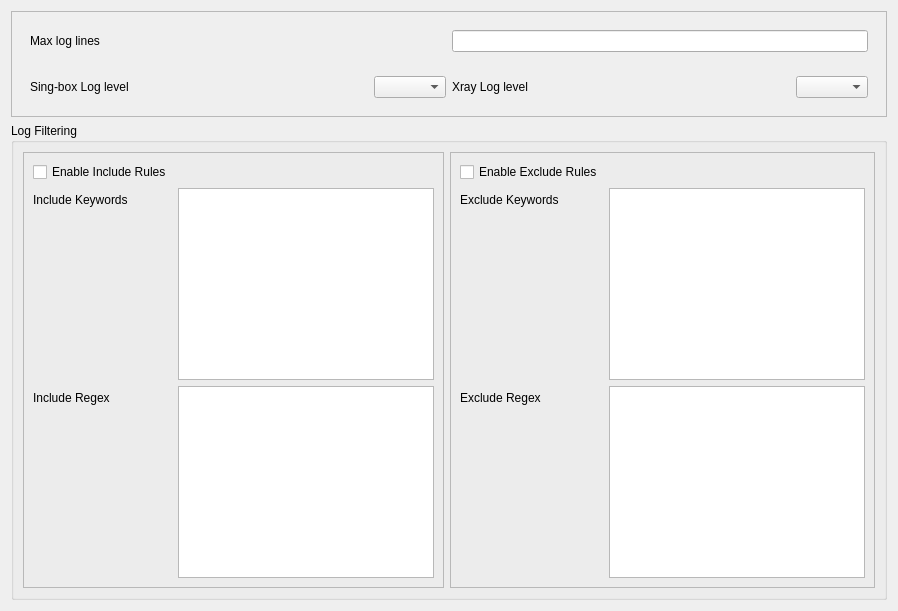
     <widget class="QWidget" name="Logging">
      <property name="uiLevel" stdset="0">
       <string notr="true">advanced</string>
      </property>
      <attribute name="title">
       <string>Logging</string>
      </attribute>
      <layout class="QVBoxLayout" name="verticalLayout_6">
       <item>
        <widget class="QFrame" name="frame">
         <property name="frameShape">
          <enum>QFrame::Shape::StyledPanel</enum>
         </property>
         <property name="frameShadow">
          <enum>QFrame::Shadow::Raised</enum>
         </property>
         <layout class="QVBoxLayout" name="verticalLayout_7">
          <item>
           <widget class="QWidget" name="widget_3" native="true">
            <layout class="QHBoxLayout" name="horizontalLayout_7">
             <item>
              <widget class="QLabel" name="label_17">
               <property name="text">
                <string>Max log lines</string>
               </property>
              </widget>
             </item>
             <item>
              <widget class="QLineEdit" name="max_log_line">
               <property name="sizePolicy">
                <sizepolicy hsizetype="Ignored" vsizetype="Fixed">
                 <horstretch>0</horstretch>
                 <verstretch>0</verstretch>
                </sizepolicy>
               </property>
              </widget>
             </item>
            </layout>
           </widget>
          </item>
          <item>
           <widget class="QWidget" name="widget_2" native="true">
            <layout class="QHBoxLayout" name="horizontalLayout_8">
             <item>
              <widget class="QLabel" name="label_3">
               <property name="text">
                <string>Sing-box Log level</string>
               </property>
              </widget>
             </item>
             <item>
              <widget class="QComboBox" name="log_level">
               <property name="sizePolicy">
                <sizepolicy hsizetype="Maximum" vsizetype="Fixed">
                 <horstretch>0</horstretch>
                 <verstretch>0</verstretch>
                </sizepolicy>
               </property>
              </widget>
             </item>
             <item>
              <widget class="QLabel" name="label_10">
               <property name="text">
                <string>Xray Log level</string>
               </property>
              </widget>
             </item>
             <item>
              <widget class="QComboBox" name="xray_loglevel">
               <property name="sizePolicy">
                <sizepolicy hsizetype="Maximum" vsizetype="Fixed">
                 <horstretch>0</horstretch>
                 <verstretch>0</verstretch>
                </sizepolicy>
               </property>
              </widget>
             </item>
            </layout>
           </widget>
          </item>
         </layout>
        </widget>
       </item>
       <item>
        <widget class="QGroupBox" name="groupBox_4">
         <property name="title">
          <string>Log Filtering</string>
         </property>
         <layout class="QHBoxLayout" name="horizontalLayout_4">
          <item>
           <widget class="QFrame" name="log_include_frame">
            <property name="frameShape">
             <enum>QFrame::Shape::StyledPanel</enum>
            </property>
            <property name="frameShadow">
             <enum>QFrame::Shadow::Raised</enum>
            </property>
            <layout class="QFormLayout" name="formLayout_3">
             <item row="2" column="0">
              <widget class="QLabel" name="label_25">
               <property name="text">
                <string>Include Keywords</string>
               </property>
              </widget>
             </item>
             <item row="2" column="1">
              <widget class="MyTextEdit" name="log_include_keyword"/>
             </item>
             <item row="3" column="1">
              <widget class="MyTextEdit" name="log_include_regex"/>
             </item>
             <item row="3" column="0">
              <widget class="QLabel" name="label_26">
               <property name="text">
                <string>Include Regex</string>
               </property>
              </widget>
             </item>
             <item row="0" column="0">
              <widget class="QCheckBox" name="enable_log_include">
               <property name="text">
                <string>Enable Include Rules</string>
               </property>
              </widget>
             </item>
            </layout>
           </widget>
          </item>
          <item>
           <widget class="QFrame" name="log_exclude_frame">
            <property name="frameShape">
             <enum>QFrame::Shape::StyledPanel</enum>
            </property>
            <property name="frameShadow">
             <enum>QFrame::Shadow::Raised</enum>
            </property>
            <layout class="QFormLayout" name="formLayout_4">
             <item row="0" column="0">
              <widget class="QCheckBox" name="enable_log_exclude">
               <property name="text">
                <string>Enable Exclude Rules</string>
               </property>
              </widget>
             </item>
             <item row="2" column="1">
              <widget class="MyTextEdit" name="log_exclude_keyword"/>
             </item>
             <item row="2" column="0">
              <widget class="QLabel" name="label_28">
               <property name="text">
                <string>Exclude Keywords</string>
               </property>
              </widget>
             </item>
             <item row="4" column="0">
              <widget class="QLabel" name="label_27">
               <property name="text">
                <string>Exclude Regex</string>
               </property>
              </widget>
             </item>
             <item row="4" column="1">
              <widget class="MyTextEdit" name="log_exclude_regex"/>
             </item>
            </layout>
           </widget>
          </item>
         </layout>
        </widget>
       </item>
      </layout>
     </widget>
